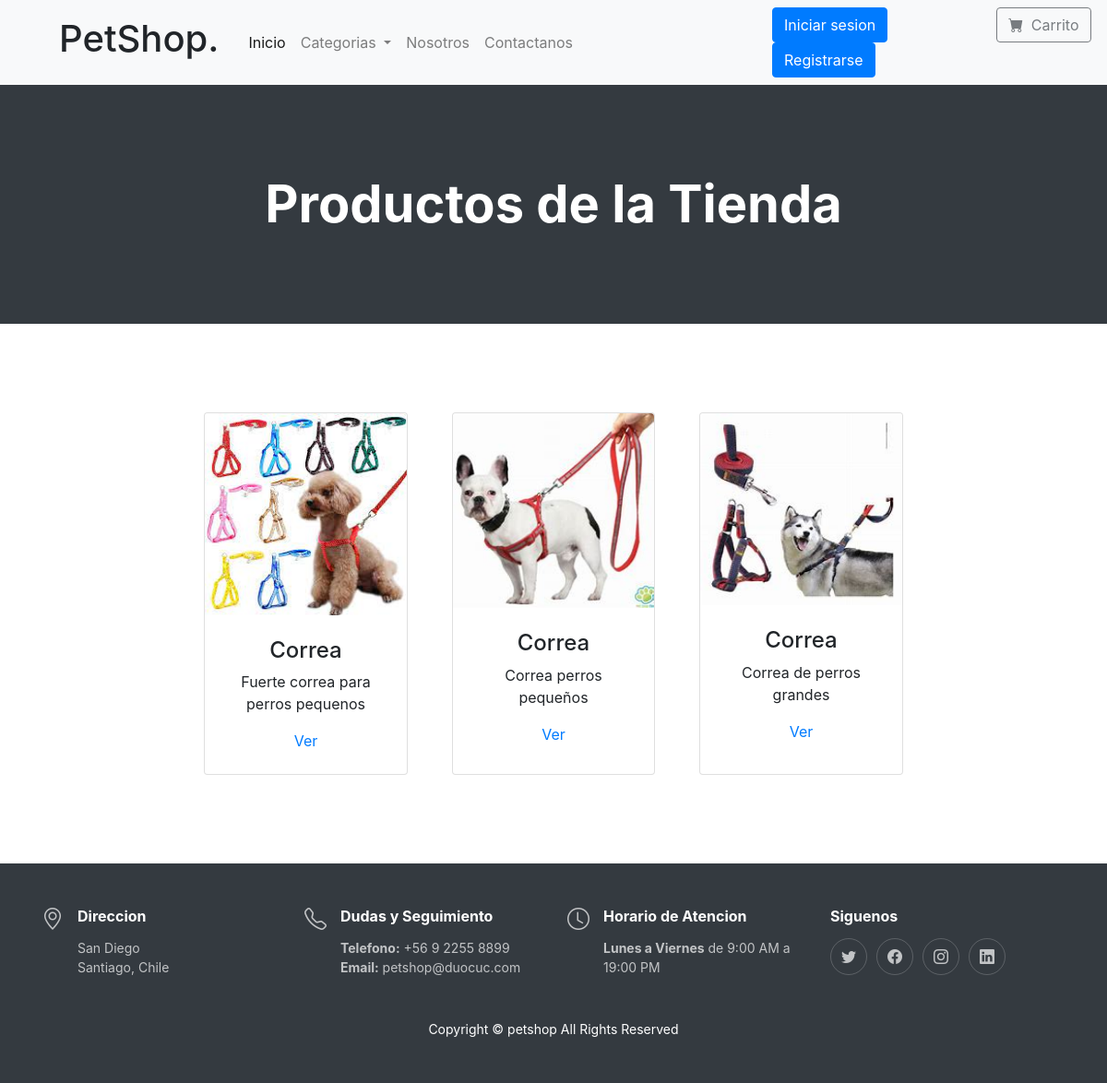
The app's page /categoria/2/productos with its own data.
### core/models.py (models this page shows, shortened)
class Producto(models.Model):
    id = models.IntegerField(primary_key=True, verbose_name='Id de producto')
    titulo = models.CharField(max_length=50, null=False)
    stock = models.IntegerField(default=1)
    imagen = models.FileField(upload_to='img')
    descripcion = models.CharField(max_length=200, null=False)
    precio = models.DecimalField(null=False, max_digits=10, decimal_places=2)
    categoria = models.ForeignKey(Categoria,on_delete=models.CASCADE, related_name="productos")

### core/views.py (the view)
# urls.py: path('categoria/<int:categoria_id>/productos', views.productos_por_categoria, name="productos_por_categoria"),
def productos_por_categoria(request, categoria_id):
    categoria = get_object_or_404(Categoria, id = categoria_id)
    productos = categoria.productos.all()
    return render(request, 'core/producto/search.html',
    {
        'categorias' : Categoria.objects.all(),
        'productos' : productos,
        'categoria' : categoria.descripcion,
    })

### core/templates/core/producto/search.html (shortened to what this page needs)
{% extends "core/layout.html" %}
{% block content %}
<header class="bg-dark py-5">
    <div class="container px-4 px-lg-5 my-5">
        <div class="text-center text-white">
            <h1 class="display-4 fw-bolder">Productos de la Tienda</h1>
        </div>
    </div>
</header>
<section class="py-5">
    <div class="container px-4 px-lg-5 mt-5">
        <div class="row gx-4 gx-lg-5 row-cols-2 row-cols-md-3 row-cols-xl-4 justify-content-center">
            {% for producto in productos %}
            <div class="card-group">
                <div class="card">
                    <img class="card-img-top" src="{{MEDIA_URL}}{{producto.imagen.url}}"alt="">
                    <div class="card-body p-4">
                        <div class="text-center">
                            <h4>{{ producto.titulo.title|truncatechars:30 }}</h4>
                            <p>{{ producto.descripcion.capitalize|truncatechars:40 }}</p>
                            <a href="{% url 'CORE:producto_show' producto.id %}">Ver</a>
                        </div>
                    </div>
                </div>
            </div>
        {% empty %}
        <div>
            No hay producto
        </div>
    </div>
    </div>
    {% endfor %}
</section>
{% endblock %}

### records on screen
Producto: imagen (picture), titulo "Correa", descripcion "Fuerte correa para perros pequenos"
Producto: imagen (picture), titulo "Correa", descripcion "Correa perros pequeños"
Producto: imagen (picture), titulo "Correa", descripcion "Correa de perros grandes"
